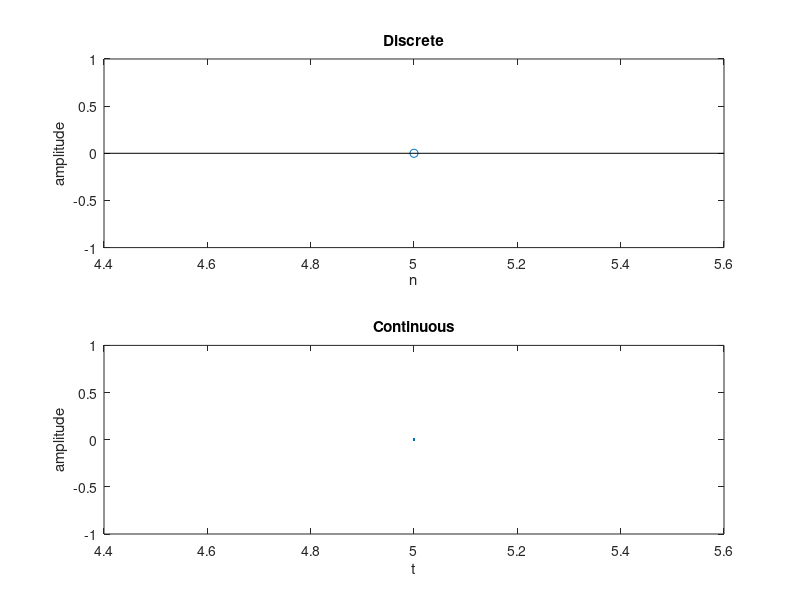

Here is the MATLAB script that generated this plot:
clc
close all
clear all
n1=input('Lower limit:');
n2=input('Upper limit:');
x=n1:n2;
impulse=(x==0);
subplot(2,1,1);
stem(x,impulse);       %discrete
title('Discrete');
xlabel('n');
ylabel('amplitude');
subplot(2,1,2);
plot(x,impulse);      %continuous
title('Continuous');
xlabel('t');
ylabel('amplitude');